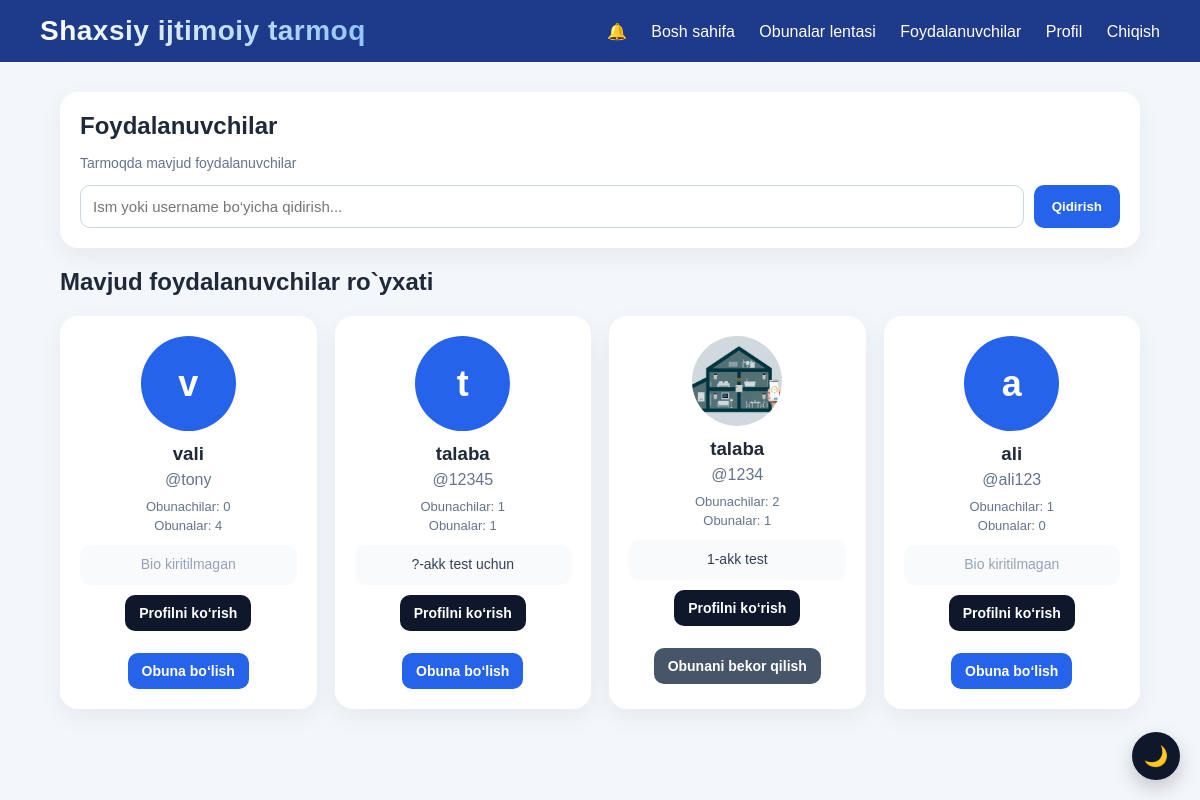
The app's page /users (signed in) with its own data.
### tables this page shows
CREATE TABLE users (
            id INTEGER PRIMARY KEY AUTOINCREMENT,
            fullname TEXT NOT NULL,
            username TEXT NOT NULL UNIQUE,
            password TEXT NOT NULL,
            bio TEXT DEFAULT '',
            birth_date TEXT DEFAULT '',
            info TEXT DEFAULT '',
            avatar TEXT DEFAULT ''
        );

### app.py (the view)
@app.route("/users")
def users():
    if "user_id" not in session:
        return redirect(url_for("login"))
    search = request.args.get("search", "").strip()
    conn = get_db_connection()
    if search:
        raw_users = conn.execute("""
            SELECT id, fullname, username, avatar, bio
            FROM users
            WHERE (fullname LIKE ? OR username LIKE ?)
            AND id != ?
            ORDER BY id DESC
        """, (f"%{search}%", f"%{search}%", session["user_id"])).fetchall()
    else:
        raw_users = conn.execute("""
            SELECT id, fullname, username, avatar, bio
            FROM users
            WHERE id != ?
            ORDER BY id DESC
        """, (session["user_id"],)).fetchall()
    users_list = []
    for user in raw_users:
        is_following = conn.execute(
            "SELECT 1 FROM follows WHERE follower_id = ? AND following_id = ?",
            (session["user_id"], user["id"])
        ).fetchone()
        followers_count = conn.execute(
            "SELECT COUNT(*) AS total FROM follows WHERE following_id = ?",
            (user["id"],)
        ).fetchone()["total"]
        following_count = conn.execute(
            "SELECT COUNT(*) AS total FROM follows WHERE follower_id = ?",
            (user["id"],)
        ).fetchone()["total"]
        users_list.append({
            "id": user["id"],
            "fullname": user["fullname"],
            "username": user["username"],
            "avatar": user["avatar"],
            "bio": user["bio"],
            "is_following": is_following is not None,
            "followers_count": followers_count,
            "following_count": following_count
        })
    conn.close()
    return render_template("users.html", users_list=users_list, search=search)

### app.py (called while the page is built)
def get_db_connection():
    conn = sqlite3.connect(DB_NAME)
    conn.row_factory = sqlite3.Row
    return conn

### templates/users.html
{% extends 'base.html' %}
{% block content %}
<div class="users-page">
    <div class="users-header">
        <h2>Foydalanuvchilar</h2>
        <p class="users-subtitle">Tarmoqda mavjud foydalanuvchilar</p>
        <form method="GET" action="{{ url_for('users') }}" class="search-form">
            <input type="text" name="search" placeholder="Ism yoki username bo‘yicha qidirish..." value="{{ search }}">
            <button type="submit">Qidirish</button>
        </form>
    </div>
<h2>Mavjud foydalanuvchilar ro`yxati</h2>
    <div class="users-grid">
        {% for user in users_list %}
        <div class="user-card">
            {% if user['avatar'] %}
                <img src="{{ url_for('static', filename='uploads/avatars/' + user['avatar']) }}"
                     class="user-card-avatar" alt="avatar">
            {% else %}
                <div class="avatar large">{{ user['fullname'][0] }}</div>
            {% endif %}
            <h3>{{ user['fullname'] }}</h3>
            <p>@{{ user['username'] }}</p>
            <div class="follow-stats">
                <span>Obunachilar: {{ user['followers_count'] }}</span>
                <span>Obunalar: {{ user['following_count'] }}</span>
            </div>
            {% if user['bio'] %}
                <div class="user-bio">{{ user['bio'] }}</div>
            {% else %}
                <div class="user-bio muted">Bio kiritilmagan</div>
            {% endif %}
	    <a href="{{ url_for('view_user', user_id=user['id']) }}" class="view-profile-btn">Profilni ko‘rish</a>
            <a href="{{ url_for('follow_user', user_id=user['id']) }}"
               class="follow-btn {% if user['is_following'] %}following{% endif %}">
                {% if user['is_following'] %}
                    Obunani bekor qilish
                {% else %}
                    Obuna bo‘lish
                {% endif %}
            </a>
        </div>
        {% else %}
        <div class="empty-box">Foydalanuvchilar topilmadi.</div>
        {% endfor %}
    </div>
</div>
{% endblock %}

### static/style.css (style rules this page uses)
* { margin: 0; padding: 0; box-sizing: border-box; }
body { font-family: Arial, sans-serif; background: #f3f6fb; color: #1f2937; }
.avatar { width: 70px; height: 70px; border-radius: 50%; background: #2563eb; color: white; font-size: 28px; font-weight: bold; display: flex; align-items: center; justify-content: center; margin: 0 auto 12px; }
.avatar.large { width: 95px; height: 95px; font-size: 36px; }
.users-page { display: flex; flex-direction: column; gap: 20px; }
.users-header { background: white; border-radius: 18px; padding: 20px; box-shadow: 0 8px 25px rgba(0,0,0,0.06); }
.users-header h2 { margin-bottom: 15px; }
.search-form { display: flex; gap: 10px; flex-wrap: wrap; }
.search-form input { flex: 1; min-width: 260px; padding: 12px; border: 1px solid #cbd5e1; border-radius: 10px; font-size: 15px; outline: none; }
.search-form button { background: #2563eb; color: white; border: none; padding: 12px 18px; border-radius: 10px; cursor: pointer; font-weight: bold; }
.users-grid { display: grid; grid-template-columns: repeat(auto-fill, minmax(240px, 1fr)); gap: 18px; }
.user-card { background: white; border-radius: 18px; padding: 20px; text-align: center; box-shadow: 0 8px 25px rgba(0,0,0,0.06); }
.user-card-avatar { width: 90px; height: 90px; border-radius: 50%; object-fit: cover; display: block; margin: 0 auto 12px; }
.user-card h3 { margin-bottom: 6px; }
.user-card p { color: #64748b; margin-bottom: 10px; }
.user-bio { font-size: 14px; line-height: 1.4; color: #334155; background: #f8fafc; padding: 10px; border-radius: 10px; }
.user-bio.muted { color: #94a3b8; }
.users-subtitle { color: #64748b; margin-bottom: 14px; font-size: 14px; }
.follow-stats { display: flex; flex-direction: column; gap: 4px; margin-bottom: 12px; color: #64748b; font-size: 13px; }
.follow-btn { display: inline-block; margin-top: 12px; background: #2563eb; color: white; text-decoration: none; padding: 10px 14px; border-radius: 10px; font-size: 14px; font-weight: bold; }
.follow-btn.following { background: #475569; }
.view-profile-btn { display: inline-block; margin-top: 10px; margin-bottom: 10px; background: #0f172a; color: white; text-decoration: none; padding: 10px 14px; border-radius: 10px; font-size: 14px; font-weight: bold; }

### records on screen
users: fullname "v", fullname "vali", username "tony", followers_count "0", following_count "4", bio "Bio kiritilmagan", shows "Obuna bo‘lish"
users: fullname "t", fullname "talaba", username "12345", followers_count "1", following_count "1", bio "?-akk test uchun", shows "Obuna bo‘lish"
users: avatar (picture), fullname "talaba", username "1234", followers_count "2", following_count "1", bio "1-akk test", shows "Obunani bekor qilish"
users: fullname "a", fullname "ali", username "ali123", followers_count "1", following_count "0", bio "Bio kiritilmagan", shows "Obuna bo‘lish"
